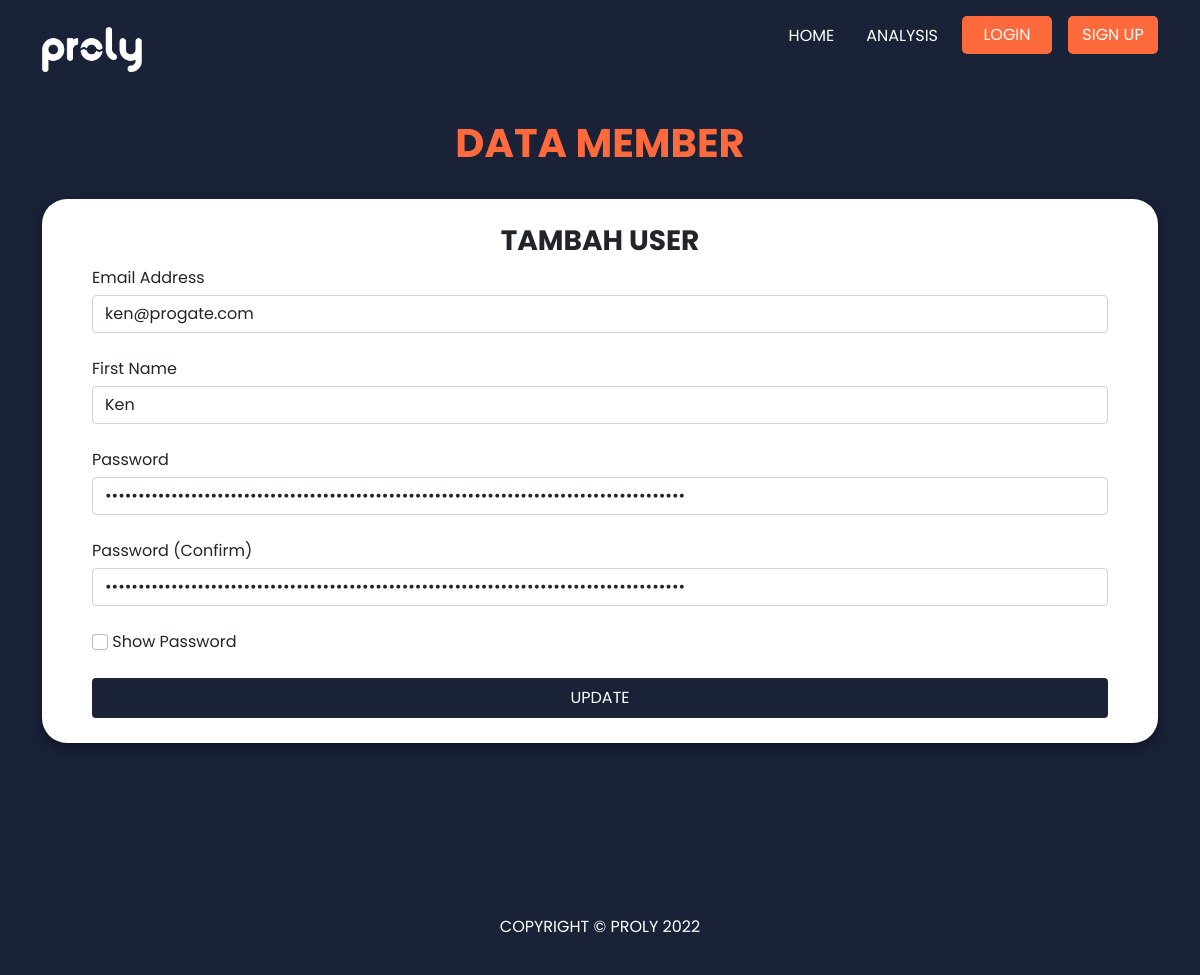
The page /form-update/3 on the database as committed earlier.
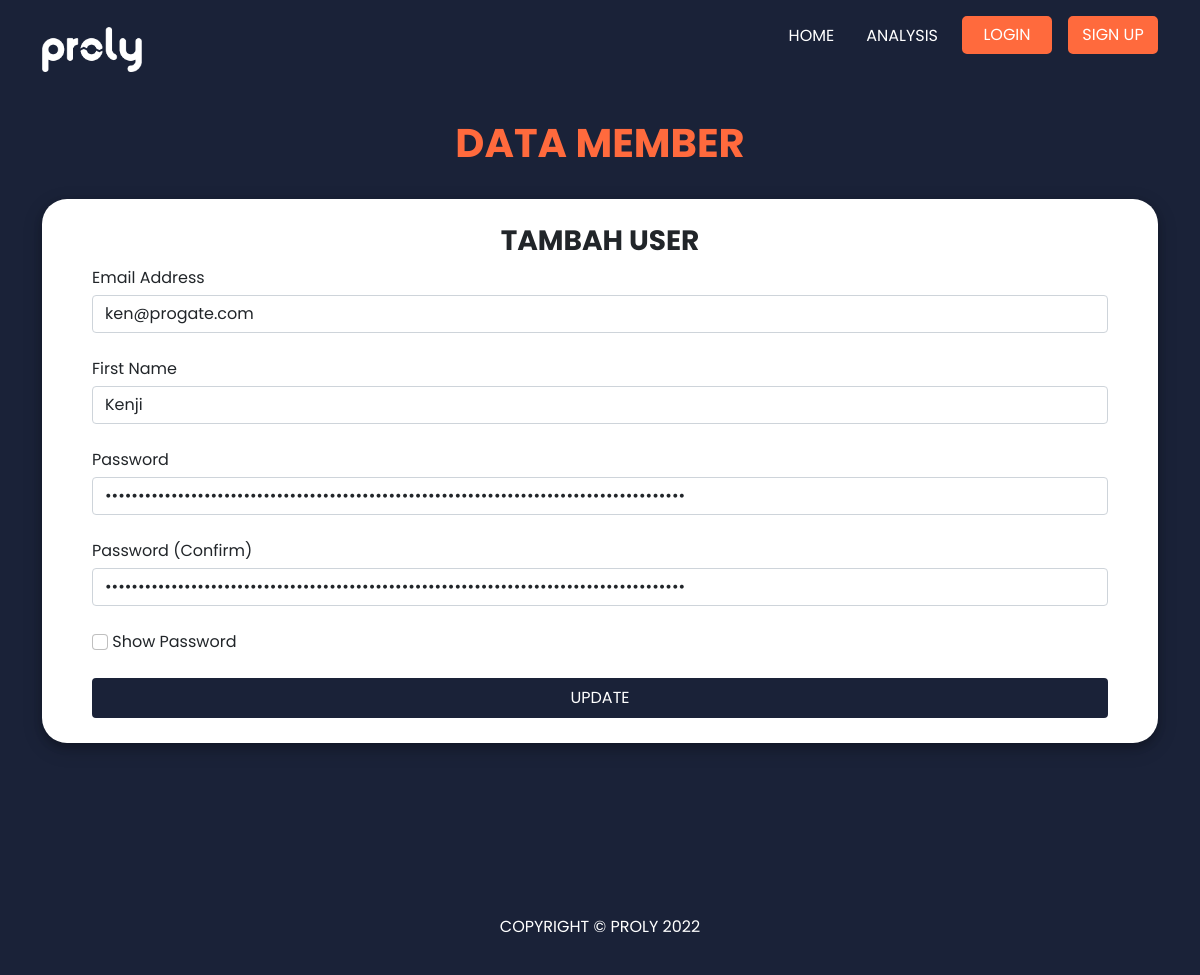
The same page on the database as committed later.
### website/models.py (models this page shows)
class User(db.Model, UserMixin):
    id = db.Column(db.Integer, primary_key=True)
    email = db.Column(db.String(150), unique=True)
    password = db.Column(db.String(150))
    first_name = db.Column(db.String(150))

### website/views.py (the view)
@views.route('/form-update/<int:id>')
def updateForm(id):
    user_update = User.query.filter_by(id=id).first()
    print(user_update)
    return render_template("form-update.html", user=current_user, data=user_update)

### website/templates/form-update.html (shortened to what this page needs)
{% extends 'base.html' %} {% block title %}Data Member{% endblock %} {% block
content %}
<br />
<div class="container">
  <h1 class="fw-bolder text-center text-tertiary">DATA MEMBER</h1>
  <br />
  <div class="box-form">
    <form method="POST" action="/form-update" class="form-prevent">
      <h3 align="center" class="fw-bolder">TAMBAH USER</h3>
      <div class="form-group">
        <label for="email">Email Address</label>
        <input
          type="email"
          class="form-control"
          id="email"
          name="email"
          placeholder="Enter Email"
          value="{{ data.email }}"
        />
      </div>
      <br />
      <div class="form-group">
        <label for="firstName">First Name</label>
        <input
          type="text"
          class="form-control"
          id="firstName"
          name="firstName"
          placeholder="Enter First Name"
          value="{{ data.first_name }}"
        />
      </div>
      <br />
      <div class="form-group">
        <label for="password1">Password</label>
        <input
          type="password"
          class="form-control"
          id="password1"
          name="password1"
          placeholder="Enter Password"
          value="{{ data.password }}"
        />
      </div>
      <br />
      <div class="form-group">
        <label for="password2">Password (Confirm)</label>
        <input
          type="password"
          class="form-control"
          id="password2"
          name="password2"
          placeholder="Enter Password Confirm"
          value="{{ data.password }}"
        />
        <br />
        <input
          class="form-check-input"
          type="checkbox"
          onclick="showPassword('password1', 'password2')"
        />&nbsp;Show Password
      </div>
      <br />
      <button type="submit" class="btn btn-submit button-prevent">
        <div class="hide-text">UPDATE</div>
      </button>
    </form>
  </div>
</div>
{% endblock %}

Rows that differ between the two databases and show on the page:
changed User "ken@progate.com": firstName "Ken" → "Kenji"
